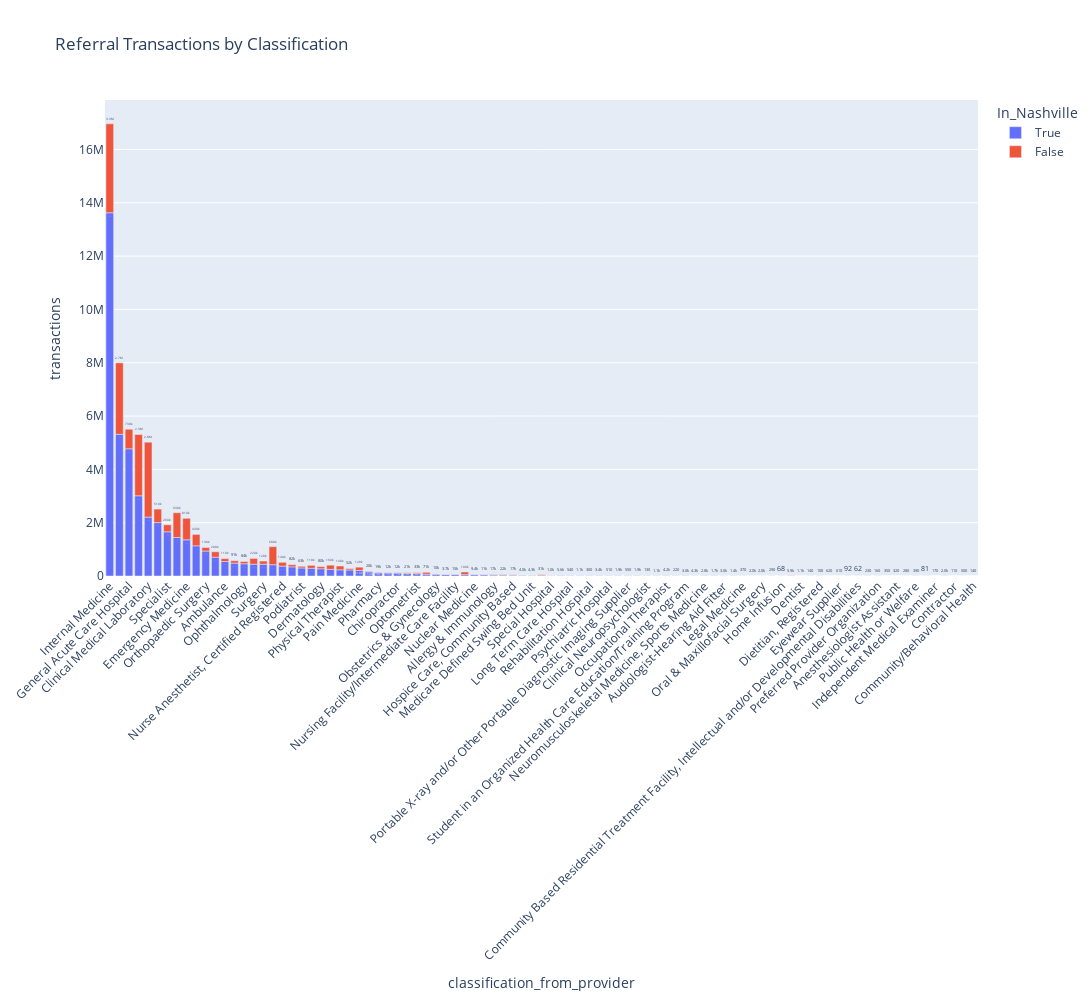

The code cell stored with this chart in its notebook:
### Markdown cell above
Goal: For each classification, how much of their transactions were inside Nashville? How much of it was outside of Nashville?

### Code cell
# Create a new column that identifies if the to_provider is inside Nashville or outside
referral_patterns_merge['In_Nashville'] = np.where(pd.isnull(referral_patterns_merge['provider_to_name']), False, True)

# Group referral_patterns_merge by classification_from_provider and In_Nashville columns. 
# Then take the sum of the transaction_count column for each classification and whether it was in Nashville
referral_patterns_location = referral_patterns_merge.groupby(["classification_from_provider", "In_Nashville"])["transaction_count"].sum().reset_index(name="transactions")

# Sort the DataFrame by transactions in descending order
referral_patterns_location = referral_patterns_location.sort_values(by="transactions", ascending=False)

# Group the DataFrame by classification_from_provider and take the top 20 records for each group
referral_patterns_location = referral_patterns_location.groupby("classification_from_provider").head(20)

# Plot the data
fig = px.bar(referral_patterns_location, x="classification_from_provider", y="transactions", 
             color="In_Nashville", title="Referral Transactions by Classification",
             width=1600, height=1000, text = 'transactions')
fig.update_traces(texttemplate = '%{text:.2s}', textposition="outside", textangle = 0, textfont_size=12)
fig.update_layout(xaxis_tickangle=-45, uniformtext_minsize=50)
fig.show()

### Figure 1 — Plotly figure (JSON) as saved in the notebook; plotly's stock layout.template omitted (floating-point values rounded to 4 significant figures)
{"data": [{"alignmentgroup": "True", "hovertemplate": "In_Nashville=True<br>classification_from_provider=%{x}<br>transactions=%{text}<extra></extra>", "legendgroup": "True", "marker": {"color": "#636efa", "pattern": {"shape": ""}}, "name": "True", "offsetgroup": "True", "orientation": "v", "showlegend": true, "text": [13626196, 5313807, 4771540, 3009253, 2209117, 2003307, 1658086, 1444557, 1357286, 1133311, 935577, 706505, 542796, 481967, 458584, 444141, 440815, 422414, 369942, 342454, 302098, 290030, 272011, 247973, 232174, 226093, 208647, 156391, 115800, 113824, 112681, 101933, 90167, 67788, 66927, 60531, 55773, 51317, 51088, 45776, 36232, 32300, 28451, 25132, 17812, 16881, 15313, 14434, 14388, 12744, 11106, 9440, 9213, 8752, 8435, 8188, 7614, 7132, 6393, 5254, 4698, 4293, 4277, 4026, 2984, 2263, 2238, 2010, 1983, 1532, 1205, 1081, 1057, 1011, 778, 624, 606, 553, 549, 409, 405, 346, 316, 279, 257, 177, 168, 134, 109], "textangle": 0, "textfont": {"size": 12}, "textposition": "outside", "texttemplate": "%{text:.2s}", "type": "bar", "x": ["Internal Medicine", "Radiology", "General Acute Care Hospital", "Pathology", "Clinical Medical Laboratory", "Family Medicine", "Specialist", "Nurse Practitioner", "Emergency Medicine", "Anesthesiology", "Orthopaedic Surgery", "Clinic/Center", "Ambulance", "Urology", "Ophthalmology", "Psychiatry & Neurology", "Surgery", "Durable Medical Equipment & Medical Supplies", "Nurse Anesthetist, Certified Registered", "Skilled Nursing Facility", "Podiatrist", "Hospitalist", "Dermatology", "Physician Assistant", "Physical Therapist", "Physical Medicine & Rehabilitation", "Pain Medicine", "Otolaryngology", "Pharmacy", "Neurological Surgery", "Chiropractor", "Home Health", "Optometrist", "Psychologist", "Obstetrics & Gynecology", "Psychiatric Unit", "Nursing Facility/Intermediate Care Facility", "General Practice", "Nuclear Medicine", "Thoracic Surgery (Cardiothoracic Vascular Surgery)", "Allergy & Immunology", "Social Worker", "Hospice Care, Community Based", "Pediatrics", "Medicare Defined Swing Bed Unit", "Counselor", "Special Hospital", "Registered Nurse", "Long Term Care Hospital", "Rehabilitation Unit", "Rehabilitation Hospital", "Transplant Surgery", "Psychiatric Hospital", "Clinical Nurse Specialist", "Portable X-ray and/or Other Portable Diagnostic Imaging Supplier", "Audiologist", "Clinical Neuropsychologist", "Colon & Rectal Surgery", "Occupational Therapist", "Plastic Surgery", "Student in an Organized Health Care Education/Training Program", "Rehabilitation Practitioner", "Neuromusculoskeletal Medicine, Sports Medicine", "Assisted Living Facility", "Audiologist-Hearing Aid Fitter", "Preventive Medicine", "Legal Medicine", "Phlebology", "Oral & Maxillofacial Surgery", "Prosthetic/Orthotic Supplier", "Home Infusion", "Physiological Laboratory", "Dentist", "Residential Treatment Facility, Intellectual and/or Developmental Disabilities", "Dietitian, Registered", "Licensed Practical Nurse", "Eyewear Supplier", "Intermediate Care Facility, Intellectual Disabilities", "Community Based Residential Treatment Facility, Intellectual and/or Developmental Disabilities", "Advanced Practice Midwife", "Preferred Provider Organization", "Clinical Pharmacology", "Anesthesiologist Assistant", "Exclusive Provider Organization", "Public Health or Welfare", "Personal Emergency Response Attendant", "Independent Medical Examiner", "Medical Genetics", "Contractor"], "xaxis": "x", "y": [13626196, 5313807, 4771540, 3009253, 2209117, 2003307, 1658086, 1444557, 1357286, 1133311, 935577, 706505, 542796, 481967, 458584, 444141, 440815, 422414, 369942, 342454, 302098, 290030, 272011, 247973, 232174, 226093, 208647, 156391, 115800, 113824, 112681, 101933, 90167, 67788, 66927, 60531, 55773, 51317, 51088, 45776, 36232, 32300, 28451, 25132, 17812, 16881, 15313, 14434, 14388, 12744, 11106, 9440, 9213, 8752, 8435, 8188, 7614, 7132, 6393, 5254, 4698, 4293, 4277, 4026, 2984, 2263, 2238, 2010, 1983, 1532, 1205, 1081, 1057, 1011, 778, 624, 606, 553, 549, 409, 405, 346, 316, 279, 257, 177, 168, 134, 109], "yaxis": "y"}, {"alignmentgroup": "True", "hovertemplate": "In_Nashville=False<br>classification_from_provider=%{x}<br>transactions=%{text}<extra></extra>", "legendgroup": "False", "marker": {"color": "#EF553B", "pattern": {"shape": ""}}, "name": "False", "offsetgroup": "False", "orientation": "v", "showlegend": true, "text": [3337972, 2810510, 2682922, 2298106, 928509, 807254, 733536, 679577, 507191, 426648, 262477, 216304, 201712, 159248, 143165, 142883, 134191, 122239, 120564, 110717, 109780, 99836, 91224, 83677, 82215, 80082, 71146, 63083, 51695, 33471, 30746, 21897, 21351, 20297, 19197, 17252, 16675, 14937, 12495, 11876, 11462, 10096, 9449, 5908, 5593, 4310, 4229, 4021, 3736, 3409, 2981, 2810, 1997, 1908, 1869, 1685, 1392, 1135, 1129, 1034, 546, 538, 512, 500, 394, 370, 296, 289, 226, 220, 159, 137, 135, 128, 104, 92, 81, 68, 62], "textangle": 0, "textfont": {"size": 12}, "textposition": "outside", "texttemplate": "%{text:.2s}", "type": "bar", "x": ["Internal Medicine", "Clinical Medical Laboratory", "Radiology", "Pathology", "Nurse Practitioner", "Emergency Medicine", "General Acute Care Hospital", "Durable Medical Equipment & Medical Supplies", "Family Medicine", "Anesthesiology", "Specialist", "Psychiatry & Neurology", "Clinic/Center", "Physician Assistant", "Nurse Anesthetist, Certified Registered", "Physical Therapist", "Orthopaedic Surgery", "Pain Medicine", "Surgery", "Ambulance", "Hospitalist", "General Practice", "Urology", "Ophthalmology", "Skilled Nursing Facility", "Dermatology", "Psychologist", "Podiatrist", "Physical Medicine & Rehabilitation", "Optometrist", "Counselor", "Social Worker", "Home Health", "Otolaryngology", "Pharmacy", "Allergy & Immunology", "Hospice Care, Community Based", "Nursing Facility/Intermediate Care Facility", "Neurological Surgery", "Chiropractor", "Thoracic Surgery (Cardiothoracic Vascular Surgery)", "Obstetrics & Gynecology", "Nuclear Medicine", "Physiological Laboratory", "Registered Nurse", "Medicare Defined Swing Bed Unit", "Occupational Therapist", "Pediatrics", "Psychiatric Unit", "Transplant Surgery", "Student in an Organized Health Care Education/Training Program", "Neuromusculoskeletal Medicine, Sports Medicine", "Medical Genetics", "Clinical Nurse Specialist", "Audiologist", "Assisted Living Facility", "Preventive Medicine", "Rehabilitation Unit", "Colon & Rectal Surgery", "Special Hospital", "Portable X-ray and/or Other Portable Diagnostic Imaging Supplier", "Long Term Care Hospital", "Psychiatric Hospital", "Speech-Language Pathologist", "Public Health or Welfare", "Legal Medicine", "Rehabilitation Hospital", "Prosthetic/Orthotic Supplier", "Advanced Practice Midwife", "Plastic Surgery", "Preferred Provider Organization", "Community/Behavioral Health", "Residential Treatment Facility, Intellectual and/or Developmental Disabilities", "Clinical Neuropsychologist", "Dietitian, Registered", "Intermediate Care Facility, Intellectual Disabilities", "Personal Emergency Response Attendant", "Home Infusion", "Community Based Residential Treatment Facility, Intellectual and/or Developmental Disabilities"], "xaxis": "x", "y": [3337972, 2810510, 2682922, 2298106, 928509, 807254, 733536, 679577, 507191, 426648, 262477, 216304, 201712, 159248, 143165, 142883, 134191, 122239, 120564, 110717, 109780, 99836, 91224, 83677, 82215, 80082, 71146, 63083, 51695, 33471, 30746, 21897, 21351, 20297, 19197, 17252, 16675, 14937, 12495, 11876, 11462, 10096, 9449, 5908, 5593, 4310, 4229, 4021, 3736, 3409, 2981, 2810, 1997, 1908, 1869, 1685, 1392, 1135, 1129, 1034, 546, 538, 512, 500, 394, 370, 296, 289, 226, 220, 159, 137, 135, 128, 104, 92, 81, 68, 62], "yaxis": "y"}], "layout": {"barmode": "relative", "height": 1000, "legend": {"title": {"text": "In_Nashville"}, "tracegroupgap": 0}, "title": {"text": "Referral Transactions by Classification"}, "uniformtext": {"minsize": 50}, "width": 1600, "xaxis": {"anchor": "y", "domain": [0, 1], "tickangle": -45, "title": {"text": "classification_from_provider"}}, "yaxis": {"anchor": "x", "domain": [0, 1], "title": {"text": "transactions"}}}}
